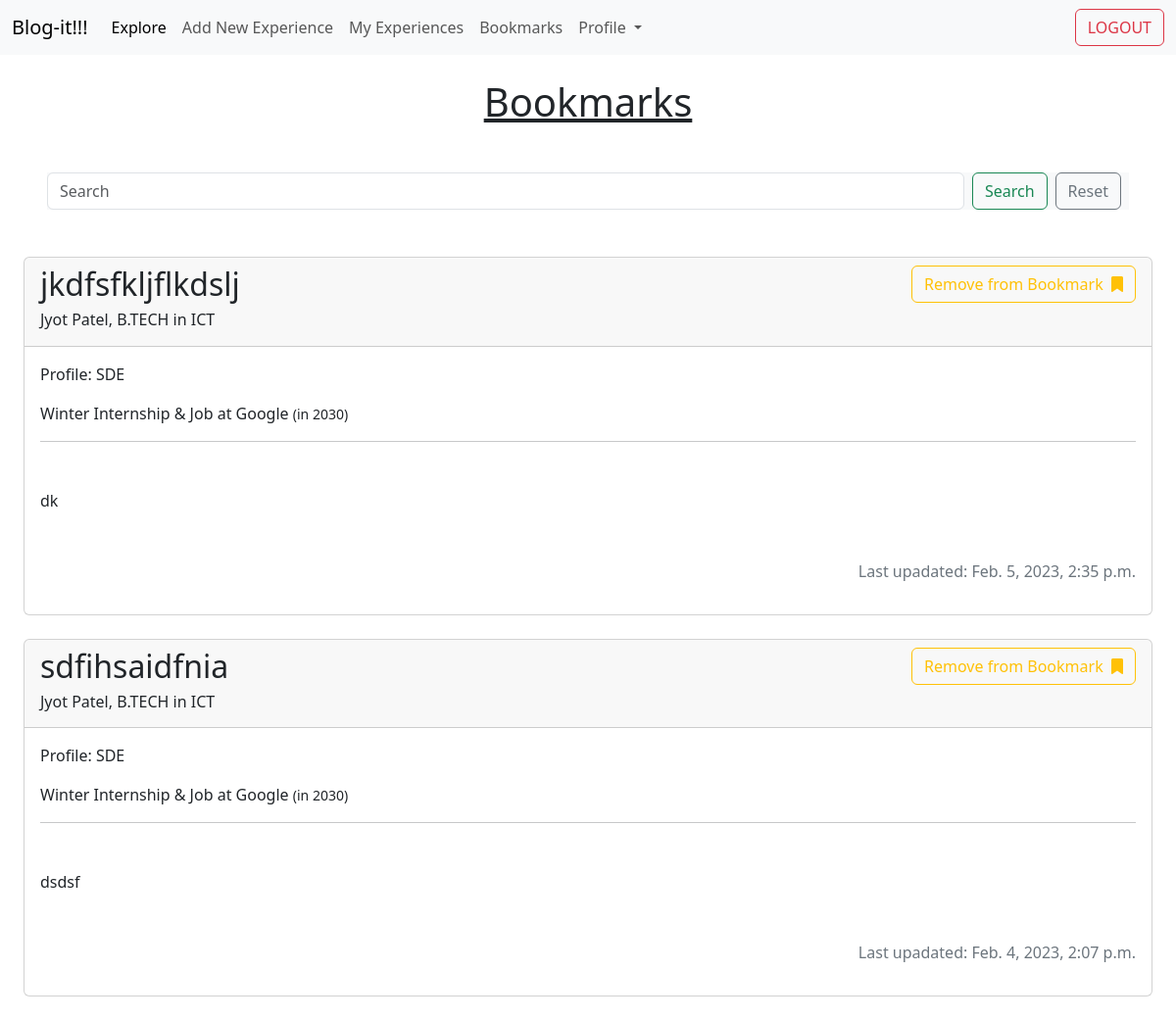
/home/bookmarks/ (signed in), run on the app's committed database.
### home/models.py (models this page shows, shortened)
class BlogPost(models.Model):
    author = models.ForeignKey(NewUser, on_delete=models.CASCADE)
    company = models.CharField(max_length=255, null=True, blank=False)
    year = models.IntegerField(null=True, blank=False)
    job_offer = models.CharField(max_length=25, choices=[("Summer Internship",'Summer Internship'),("Winter Internship & Job",'Winter Internship & Job'), ("Job",'Job'), ("Winter Internship Only",'Winter Internship Only')], null=True, blank=False)
    profile = models.CharField(max_length=255, null=True, blank=False)
    title = models.CharField(max_length=255, null=True, blank=False, unique=True)
    body = RichTextField(null=True, blank=False)
    pub_date = models.DateTimeField(auto_now_add=True)
    bookmark = models.ManyToManyField(NewUser, related_name='bookmark', default=None, blank=True)

### accounts/models.py (models this page shows)
class NewUser(AbstractUser):
    email = models.EmailField(unique=True)
    degree = models.CharField(max_length=6,choices=[("B.TECH",'B.TECH'),("M.TECH",'M.TECH'),("MSC",'MSC')], null=True, blank=False)
    year = models.PositiveIntegerField(null=True, blank=False)
    program = models.CharField(max_length=255, null=True, blank=False)

### home/views.py (the view)
# urls.py: path('bookmarks/', bookmark_list, name="bookmarks"),
@login_required
def bookmark_list(request):
    only_bked = []
    for i in BlogPost.objects.all():
        if i.bookmark.filter(id=request.user.id).exists():
            only_bked.insert(0,i)
    search = request.GET.get('search', '').lower()
    searched = []
    for i in only_bked:
        if search in i.title.lower():
            searched.append(i)
    return render(request, 'bookmark.html', {'obj_list': searched})

### templates/bookmark.html (shortened to what this page needs)
{% extends 'base.html' %}
{% block content %}
<nav class="navbar navbar-expand-lg navbar-light bg-light">
    <div class="container-fluid">
      <a class="navbar-brand">Blog-it!!!</a>
      <div class="collapse navbar-collapse" id="navbarSupportedContent">
        <ul class="navbar-nav me-auto mb-2 mb-lg-0">
          <li class="nav-item">
            <a class="nav-link active" aria-current="page" href={% url 'explore' %}>Explore</a>
          </li>
          <li class="nav-item">
            <a class="nav-link" href={% url 'add_new_experience' %}>Add New Experience</a>
          </li>
          <li class="nav-item">
            <a class="nav-link" href={% url 'my_experiences' %}>My Experiences</a>
          </li>
          <li class="nav-item">
            <a class="nav-link" href={% url 'bookmarks' %}>Bookmarks</a>
          </li>
          <li class="nav-item dropdown">
            <a class="nav-link dropdown-toggle" href="#" id="navbarDropdown" role="button" data-bs-toggle="dropdown" aria-expanded="false">
              Profile
            </a>
          </li>
        </ul>
        <form class="d-flex" action={% url 'logout' %} method="post">
          <button class="btn btn-outline-danger" type="submit">LOGOUT</button>
        </form>
      </div>
    </div>
  </nav>
<h1 class="d-flex justify-content-center m-4"><u>Bookmarks</u></h1>
<div class="bg-light m-5">
  <form class="d-flex" role="search">
    <input class="form-control me-2" type="search" placeholder="Search" aria-label="Search" name="search">
    <button class="btn btn-outline-success" type="submit">Search</button>
    <a class="btn btn-outline-secondary mx-2" type="button" href={% url 'bookmarks' %}>Reset</a>
  </form>
</div>
{% for art in obj_list %}
<div class="card m-4">
    <div class="card-header">
        <div class="d-flex justify-content-between">
            <h3 class="fs-2">{{ art.title }}</h3>
            <div onclick="myfunc()"><a href={% url 'bookmark_toggle' art.pk %} id="bk_tag" class="btn btn-outline-warning">Remove from Bookmark &nbsp;<i class="fa-solid fa-bookmark"></i></a></div>
        </div>
        <h6 class=""> {{ art.author.first_name }} {{ art.author.last_name }}, {{ art.author.degree}} in {{ art.author.program}}</h6>
    </div>
    <div class="card-body">
        <p class="">Profile: {{art.profile}}</p>
        <p> {{art.job_offer}} at {{art.company}} <small>(in {{ art.year }})</small> </p>
        <hr>
        <p class="mt-5 card-text fs-5">{% autoescape off %} {{ art.body }} {% endautoescape %}</p>
        <div class="d-flex justify-content-end mt-5"><p class="text-secondary">Last upadated: {{ art.pub_date}}</p></div>
    </div>
</div>
{% endfor %}
{% endblock content %}

### data on the page
BlogPost: title "jkdfsfkljflkdslj", author.first_name "Jyot", author.last_name "Patel", author.degree "B.TECH", author.program "ICT", profile "SDE", job_offer "Winter Internship & Job", company "Google", year "2030", body "dk", pub_date "Feb. 5, 2023, 2:35 p.m."
BlogPost: title "sdfihsaidfnia", author.first_name "Jyot", author.last_name "Patel", author.degree "B.TECH", author.program "ICT", profile "SDE", job_offer "Winter Internship & Job", company "Google", year "2030", body "dsdsf", pub_date "Feb. 4, 2023, 2:07 p.m."
